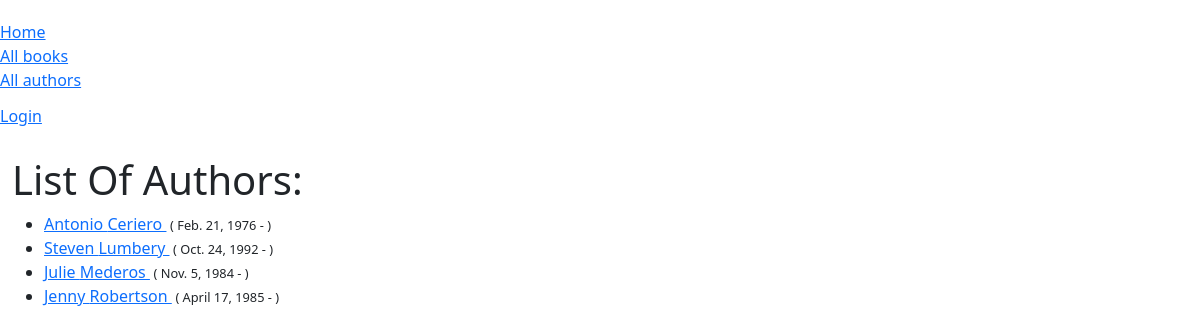
Screenshot of /catalog/authors/ with the database file from the repository.
### catalog/models.py (models this page shows, shortened)
class Author(models.Model):
    first_name = models.CharField(max_length=100)
    last_name = models.CharField(max_length=100)
    date_of_birth = models.DateField(null=True, blank=True)
    date_of_death = models.DateField('died', null=True, blank=True)
    class Meta:
        ordering = ['last_name', 'first_name']
    def get_absolute_url(self):
        return reverse('author-detail', args=[str(self.id)])

### catalog/views.py (the view)
# urls.py: path('authors/', views.AuthorListView.as_view(), name='authors'),
class AuthorListView(generic.ListView):
    model = Author
    paginate_by = 10

### catalog/templates/catalog/author_list.html (shortened to what this page needs)
{% extends "base_generic.html" %}
{% block content %}
    <h1>List Of Authors:</h1>
    {% if author_list %}
        <ul>
            {% for author in author_list %}
                <li>
                    <a href="{{ author.get_absolute_url }}">
                        {{ author.first_name }} {{ author.last_name }}
                    </a>
                    {% if author.date_of_birth %}
                        <span style="font-size:0.8rem; padding-left: 0.3vw;">
                            ( {{ author.date_of_birth }}
                            {% if author.date_of_death %}
                                 - {{ author.date_of_death }} )
                            {% else %}
                                 - )
                            {% endif %}
                        </span>
                    {% endif %}
                </li>
            {% endfor %}
        </ul>
    {% else %}
        <p>There are no book authors.</p>
    {% endif %}
{% endblock %}

### rows the page displays
Author: first_name "Antonio", last_name "Ceriero", date_of_birth "Feb. 21, 1976"
Author: first_name "Steven", last_name "Lumbery", date_of_birth "Oct. 24, 1992"
Author: first_name "Julie", last_name "Mederos", date_of_birth "Nov. 5, 1984"
Author: first_name "Jenny", last_name "Robertson", date_of_birth "April 17, 1985"
